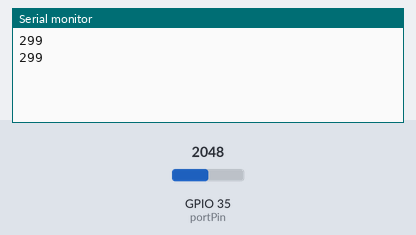
The sketch below on a simulated ESP32. Shown: the last lines printed to the serial monitor. Inputs (shaded band) come from the test bench; at power-on: GPIO 35 (portPin) = 2048.

Above: at 2.2 s.
2.3 s: GPIO 35 (portPin) set to 2866
At 3.4 s:
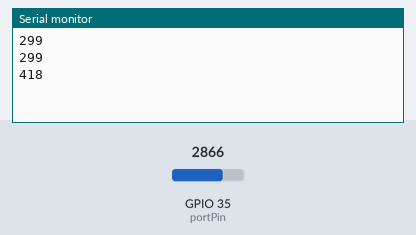
3.8 s: GPIO 35 (portPin) set to 3603
At 4.8 s:
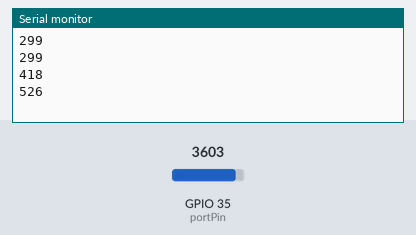
Timing chart, 0 to 6.8 s (numbered marks = the images above; inputs shaded):
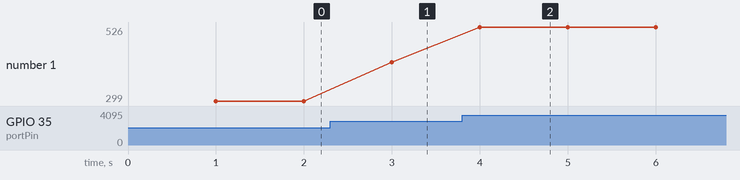

Measured:
- after the input at 2.3 s, the serial monitor: prints a new line after 0.70 s (image 1)
- after the input at 3.8 s, the serial monitor: prints a new line after 0.20 s (image 2)
- plotted number 1: 299 → 418 after the input at 2.3 s, 418 → 526 after the input at 3.8 s

The sketch:

lectura_Sensor.ino
```cpp
// Potenciometro conectado a GPIO 35
const int portPin = 35;
// Almacenamiento del valor de puerto (Rango de 0-4095)
int potValor = 0;
void setup() {
  Serial.begin(115200);
  delay(1000);
}
void loop() {
  // Lectura del valor en cada vuelta del bucle
  potValor = ((analogRead(portPin)*6*100)/4095)-1;
  Serial.println(potValor);  //Envío del valor al puerto serie
  delay(1000);
}
```
